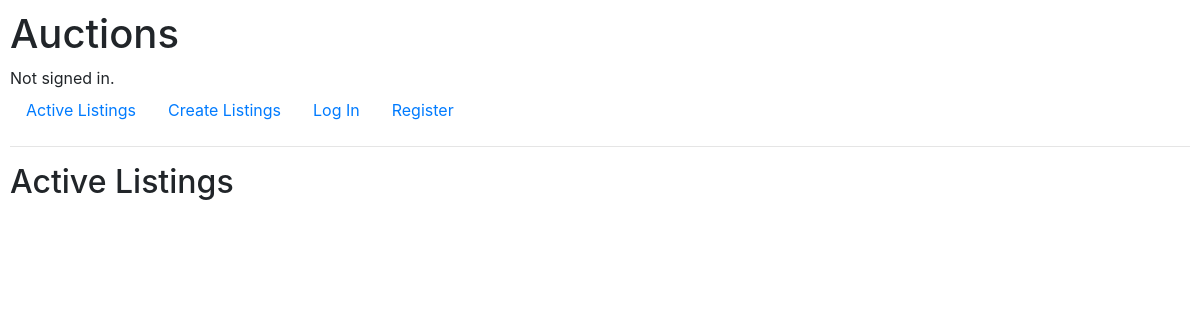
Before: / with the older database file.
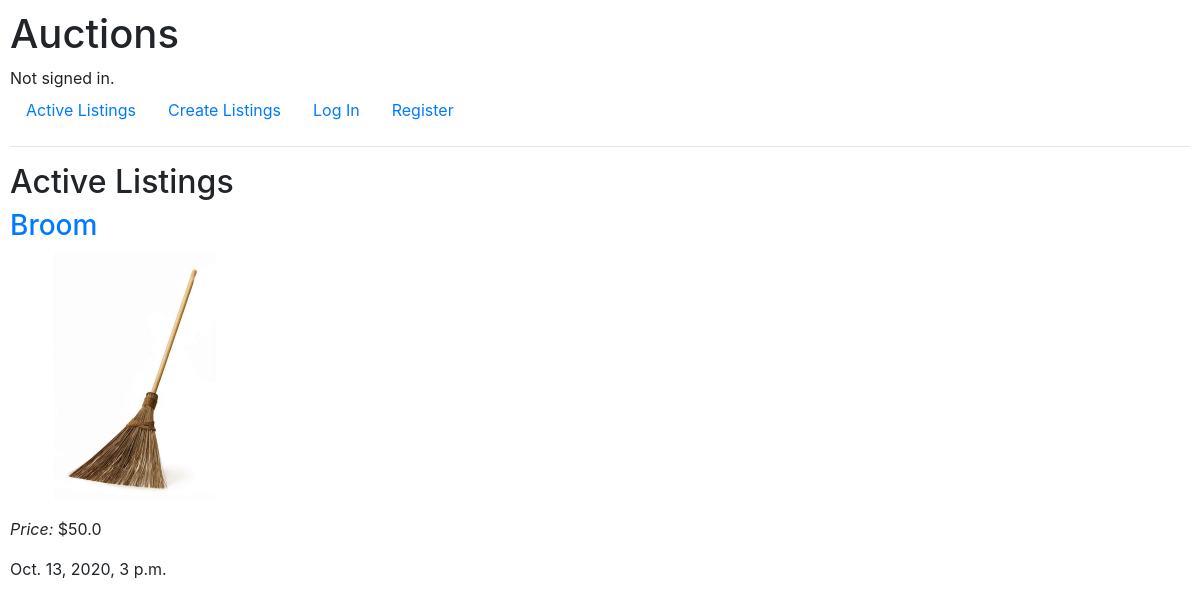
After: the same page with the newer database file.
### auctions/models.py (models this page shows)
class Listing(models.Model):
    title =  models.CharField(max_length = 100)
    picture = models.ImageField(upload_to = 'pic/%Y/%m/%d')
    detail = models.TextField()
    owner = models.ForeignKey(User, on_delete=models.CASCADE)
    created_at = models.DateTimeField(default=datetime.datetime.now)
    category = models.OneToOneField(Category, on_delete=models.DO_NOTHING)
    startingbid = models.FloatField(default=0)
    def __str__(self):
        return f"{self.title},{self.created_at} {self.detail}, {self.owner}, {self.category}, {self.startingbid}, {self.picture}"

### auctions/views.py (the view)
# urls.py: path("", views.index, name="index"),
def index(request):
    try:
        listing = Listing.objects.all()
        print(listing)
    except Listing.DoesNotExists:#error
        return render(request, "auctions/index.html")
    context = {
        "listing" :listing
    }
    return render(request, "auctions/index.html", context)

### auctions/models.py (called while the page is built)
    def __str__(self):
        return f"{self.category}"

### auctions/templates/auctions/index.html (shortened to what this page needs)
{% extends "auctions/layout.html" %}
{% block body %}
    <h2>Active Listings</h2>
    {% if listing %}
        {% for list in listing%}
            <div>
                <a href="{% url 'list' list.id %}"><h3>{{ list.title }}</h3></a>
                <img src="{{ list.picture.url }}" >
                <p> <em>Price:</em> ${{ list.startingbid }}</p>
                <p>{{list.created_at}}</p>
            </div>
        {% endfor %}
    {% endif %}
{% endblock %}

### auctions/templates/auctions/layout.html (shortened to what this page needs)
{% load static %}
<!DOCTYPE html>
<html lang="en">
    <head>
        <link rel="stylesheet" href="https://stackpath.bootstrapcdn.com/bootstrap/4.4.1/css/bootstrap.min.css">
        <link href="{% static 'auctions/styles.css' %}" rel="stylesheet">
    </head>
    <body>
        <h1>Auctions</h1>
        <div>
            {% if user.is_authenticated %}
                Signed in as <strong>{{ user.username }}</strong>.
            {% else %}
                Not signed in.
            {% endif %}
        </div>
        <ul class="nav">
            <li class="nav-item">
                <a class="nav-link" href="{% url 'index' %}">Active Listings</a>
            </li>
            <li class="nav-item">
                <a class="nav-link" href="{% url 'addlisting' %}">Create Listings</a>
            </li>
            {% if user.is_authenticated %}
                <li class="nav-item">
                    <a class="nav-link" href="{% url 'logout' %}">Log Out</a>
                </li>
            {% else %}
                <li class="nav-item">
                    <a class="nav-link" href="{% url 'login' %}">Log In</a>
                </li>
                <li class="nav-item">
                    <a class="nav-link" href="{% url 'register' %}">Register</a>
                </li>
            {% endif %}
        </ul>
        <hr>
        {% block body %}
        {% endblock %}
    </body>
</html>

### auctions/static/auctions/styles.css (style rules this page uses)
body { padding: 10px; }
img { max-width: 250px; max-height: 250px; }

Changed rows visible on the page:
added Listing: title "Broom", picture (picture), startingbid "50.0", created_at "Oct. 13, 2020, 3 p.m."
